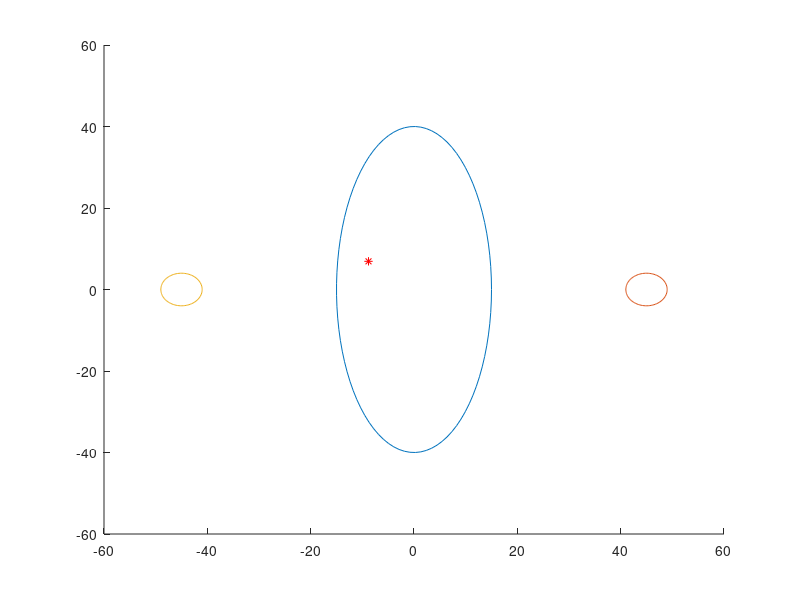

Reproduce this figure in MATLAB.
%  ellipse & circle
t = linspace(0,2*pi,90);
% xi = 15*cos(t)/pixel_length+128;
% yi = 40*sin(t)/pixel_length+128;
% 
% xi2 = 4*cos(t)/pixel_length+45/pixel_length+128;
% yi2 = 4*sin(t)/pixel_length+128;
xi = 15*cos(t);
yi = 40*sin(t);

xi2 = 4*cos(t)+45;
yi2 = 4*sin(t);
%figure
hold on
% x0 = -8.3059/pixel_length+128;
% y0 = 6.9148/pixel_length+128;




x0 = -8.8059;
y0 = 6.9148;
plot(xi,yi);
hold on
plot(xi2,yi2);
xi2 = 4*cos(t)-45;
plot(xi2,yi2);
plot(x0,y0,'*r');
% hold on
% text(x0-5,-20,sprintf('%6.4f', y0+50));
% hold on
% text(-35,y0-3,sprintf('%6.4f', x0+50));
 axis([-60 60 -60 60])
hold on
% % x2 = 0.277429210100547
% % hold on;
% rectangle('Position',[-50,-50,100,100]);
% plot(-50:-8.3059,7.5048,'--k');
% tmp = -50:1.5:7.5048;
% plot(-8.3059,tmp,'k');
% axis off